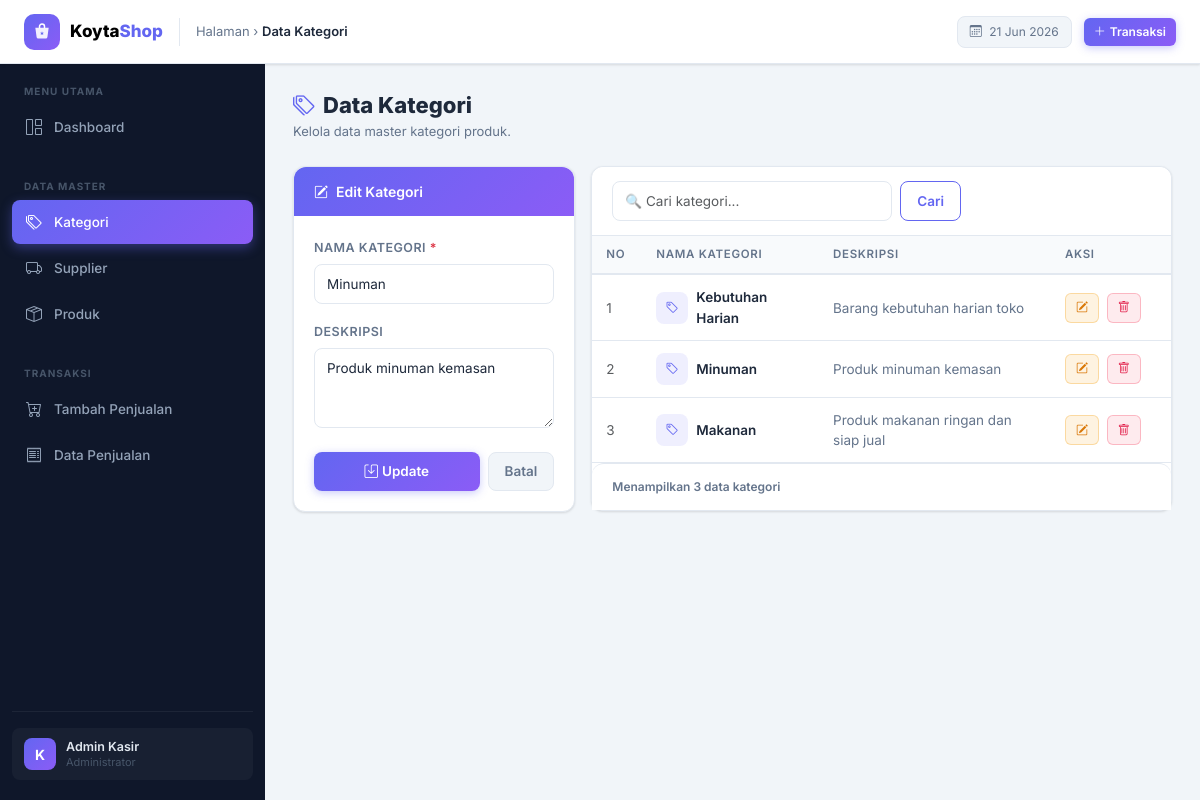
The page /index.php?page=data_kategori&id=2 on the database its author committed.
### tables this page shows
CREATE TABLE kategori (
    id INT AUTO_INCREMENT PRIMARY KEY,
    nama_kategori VARCHAR(100) NOT NULL,
    deskripsi TEXT NULL,
    created_at TIMESTAMP DEFAULT CURRENT_TIMESTAMP
);

### classes/Kategori.php (called while the page is built, shortened)
<?php
class Kategori
{
    private PDO $conn;
    private string $table = "kategori";
    public function __construct(PDO $db)
    {
        $this->conn = $db;
    }
    public function getAll(string $keyword = ""): array
    {
        $stmt = $this->conn->prepare("SELECT * FROM {$this->table} ORDER BY id DESC");
        $stmt->execute();
        return $stmt->fetchAll();
    }
    public function getById(int $id): ?array
    {
        $stmt = $this->conn->prepare("SELECT * FROM {$this->table} WHERE id = :id LIMIT 1");
        $stmt->execute([':id' => $id]);
        $result = $stmt->fetch();
        return $result ?: null;
    }
}

### helpers.php (called while the page is built, shortened)
<?php
function e($value): string
{
    return htmlspecialchars((string) $value, ENT_QUOTES, 'UTF-8');
}

### pages/data_kategori.php (the view, shortened to what this page needs)
<?php
$keyword = trim($_GET['keyword'] ?? '');
$editId  = isset($_GET['id']) ? (int) $_GET['id'] : 0;
$formData = ['id' => '', 'nama_kategori' => '', 'deskripsi' => ''];
if ($editId > 0) {
    $selected = $kategoriModel->getById($editId);
    if ($selected) $formData = $selected;
}
$dataKategori = $kategoriModel->getAll($keyword);
?>
<div class="page-header">
    <div>
        <h3><i class="bi bi-tags me-2" style="color:var(--accent)"></i>Data Kategori</h3>
        <p class="subtitle">Kelola data master kategori produk.</p>
    </div>
</div>
<div class="row g-3">
    <div class="col-lg-4">
        <div class="card">
            <div class="card-header accent">
                <i class="bi bi-pencil-square me-2"></i><?= $editId > 0 ? 'Edit Kategori' : 'Tambah Kategori' ?>
            </div>
            <div class="card-body">
                <form method="post" action="proses_kategori.php">
                    <div class="mb-3">
                        <label class="form-label">Nama Kategori <span class="text-danger">*</span></label>
                        <input type="text" name="nama_kategori" class="form-control"
                               value="<?= e($formData['nama_kategori']) ?>"
                               placeholder="Contoh: Makanan" required>
                    </div>
                    <div class="mb-4">
                        <label class="form-label">Deskripsi</label>
                        <textarea name="deskripsi" class="form-control" rows="3"
                                  placeholder="Deskripsi singkat kategori..."><?= e($formData['deskripsi']) ?></textarea>
                    </div>
                    <div class="d-flex gap-2">
                        <button type="submit" class="btn btn-primary flex-fill">
                            <i class="bi bi-save me-1"></i><?= $editId > 0 ? 'Update' : 'Simpan' ?>
                        </button>
                        <?php if ($editId > 0) : ?>
                            <a href="index.php?page=data_kategori" class="btn btn-secondary">Batal</a>
                        <?php endif; ?>
                    </div>
                </form>
            </div>
        </div>
    </div>
    <div class="col-lg-8">
        <div class="card">
            <div class="card-header">
                <form class="d-flex gap-2 filter-area" method="get">
                    <input type="search" name="keyword" class="form-control"
                           placeholder="&#128269; Cari kategori..." value="<?= e($keyword) ?>" style="max-width:280px">
                    <button type="submit" class="btn btn-outline-primary">Cari</button>
                </form>
            </div>
            <div class="card-body p-0">
                <div class="table-responsive">
                    <table class="table mb-0">
                        <thead>
                            <tr>
                                <th style="width:50px">No</th>
                                <th>Nama Kategori</th>
                                <th>Deskripsi</th>
                                <th style="width:120px">Aksi</th>
                            </tr>
                        </thead>
                        <tbody>
                            <?php if (!empty($dataKategori)) : ?>
                                <?php $no = 1; foreach ($dataKategori as $row) : ?>
                                    <tr>
                                        <td class="text-muted"><?= $no++ ?></td>
                                        <td>
                                            <div class="d-flex align-items-center gap-2">
                                                <div style="width:32px;height:32px;border-radius:8px;background:var(--accent-light);display:flex;align-items:center;justify-content:center;color:var(--accent);flex-shrink:0">
                                                    <i class="bi bi-tag" style="font-size:13px"></i>
                                                </div>
                                                <span style="font-weight:600"><?= e($row['nama_kategori']) ?></span>
                                            </div>
                                        </td>
                                        <td style="color:var(--text-muted)"><?= e($row['deskripsi']) ?: '<em>—</em>' ?></td>
                                        <td>
                                            <a href="index.php?page=data_kategori&id=<?= e($row['id']) ?>" class="btn btn-warning btn-sm me-1" title="Edit">
                                                <i class="bi bi-pencil-square"></i>
                                            </a>
                                            <a href="hapus_kategori.php?id=<?= e($row['id']) ?>" class="btn btn-danger btn-sm"
                                               title="Hapus" onclick="return confirm('Yakin ingin menghapus kategori ini?')">
                                                <i class="bi bi-trash"></i>
                                            </a>
                                        </td>
                                    </tr>
                                <?php endforeach; ?>
                            <?php endif; ?>
                        </tbody>
                    </table>
                </div>
            </div>
            <?php if (!empty($dataKategori)) : ?>
                <div class="card-header" style="border-top:1px solid var(--border-color);border-bottom:none;font-size:12px;color:var(--text-muted)">
                    Menampilkan <?= count($dataKategori) ?> data kategori
                </div>
            <?php endif; ?>
        </div>
    </div>
</div>

### index.php (style rules this page uses)
:root { --sidebar-bg: #0f172a; --sidebar-hover: rgba(99, 102, 241, 0.15); --sidebar-active-bg: linear-gradient(135deg, #6366f1, #8b5cf6); --sidebar-text: #94a3b8; --sidebar-text-active: #ffffff; --sidebar-width: 265px; --accent: #6366f1; --accent-hover: #4f46e5; --accent-light: rgba(99, 102, 241, 0.1); --color-green: #10b981; --color-amber: #f59e0b; --color-rose: #f43f5e; --color-sky: #0ea5e9; --color-purple: #8b5cf6; --color-indigo: #6366f1; --bg-body: #f1f5f9; --bg-card: #ffffff; --border-color: #e2e8f0; --text-main: #1e293b; --text-muted: #64748b; --radius-sm: 8px; --radius-md: 12px; --radius-lg: 16px; --shadow-sm: 0 1px 3px rgba(0,0,0,.08), 0 1px 2px rgba(0,0,0,.05); --shadow-md: 0 4px 16px rgba(0,0,0,.08); --shadow-lg: 0 10px 40px rgba(0,0,0,.12); --transition: all .2s ease; }
*, *::before, *::after { box-sizing: border-box; }
body { font-family: 'Inter', sans-serif; background: var(--bg-body); color: var(--text-main); min-height: 100vh; font-size: 14px; }
.card { border: 1px solid var(--border-color); border-radius: var(--radius-md); box-shadow: var(--shadow-sm); background: var(--bg-card); transition: var(--transition); }
.card-header { border-bottom: 1px solid var(--border-color); border-radius: var(--radius-md) var(--radius-md) 0 0 !important; padding: 14px 20px; font-weight: 600; font-size: 14px; background: var(--bg-card) !important; }
.card-header.accent { background: linear-gradient(135deg, #6366f1, #8b5cf6) !important; color: #fff; border-bottom: none; }
.card-body { padding: 20px; }
.table { font-size: 13.5px; border-color: var(--border-color); margin-bottom: 0; }
.table thead th { background: #f8fafc; color: var(--text-muted); font-weight: 600; font-size: 11.5px; text-transform: uppercase; letter-spacing: .06em; border-bottom: 2px solid var(--border-color); padding: 10px 14px; white-space: nowrap; }
.table tbody td { padding: 12px 14px; border-color: var(--border-color); vertical-align: middle; color: var(--text-main); }
.table tbody tr { transition: background .15s ease; }
.btn { font-family: 'Inter', sans-serif; font-weight: 600; font-size: 13.5px; border-radius: var(--radius-sm); transition: var(--transition); padding: 8px 16px; }
.btn-primary { background: linear-gradient(135deg, #6366f1, #8b5cf6); border: none; color: #fff; box-shadow: 0 2px 8px rgba(99,102,241,.35); }
.btn-warning { background: rgba(245,158,11,.12); border: 1px solid rgba(245,158,11,.3); color: #d97706; }
.btn-danger { background: rgba(244,63,94,.1); border: 1px solid rgba(244,63,94,.3); color: #e11d48; }
.btn-secondary { background: #f1f5f9; border: 1px solid var(--border-color); color: var(--text-muted); }
.btn-outline-primary { border: 1px solid var(--accent); color: var(--accent); background: transparent; }
.btn-sm { padding: 5px 10px; font-size: 12px; border-radius: 6px; }
.form-label { font-size: 12.5px; font-weight: 600; color: var(--text-muted); margin-bottom: 6px; text-transform: uppercase; letter-spacing: .04em; }
.form-control, .form-select { font-family: 'Inter', sans-serif; font-size: 13.5px; border: 1.5px solid var(--border-color); border-radius: var(--radius-sm); padding: 9px 12px; transition: var(--transition); background: var(--bg-card); color: var(--text-main); }
.page-header { display: flex; align-items: flex-start; justify-content: space-between; flex-wrap: wrap; gap: 12px; margin-bottom: 24px; }
.page-header h3 { font-size: 22px; font-weight: 800; color: var(--text-main); margin: 0 0 4px 0; line-height: 1.2; }
.page-header .subtitle { font-size: 13px; color: var(--text-muted); margin: 0; }

### rows shown on the page
kategori: nama_kategori "Minuman", deskripsi "Produk minuman kemasan"
kategori: nama_kategori "Kebutuhan Harian", deskripsi "Barang kebutuhan harian toko"
kategori: nama_kategori "Makanan", deskripsi "Produk makanan ringan dan siap jual"

### other values the page prints
$currentTitle "Data Kategori"
count($dataKategori) "3"
